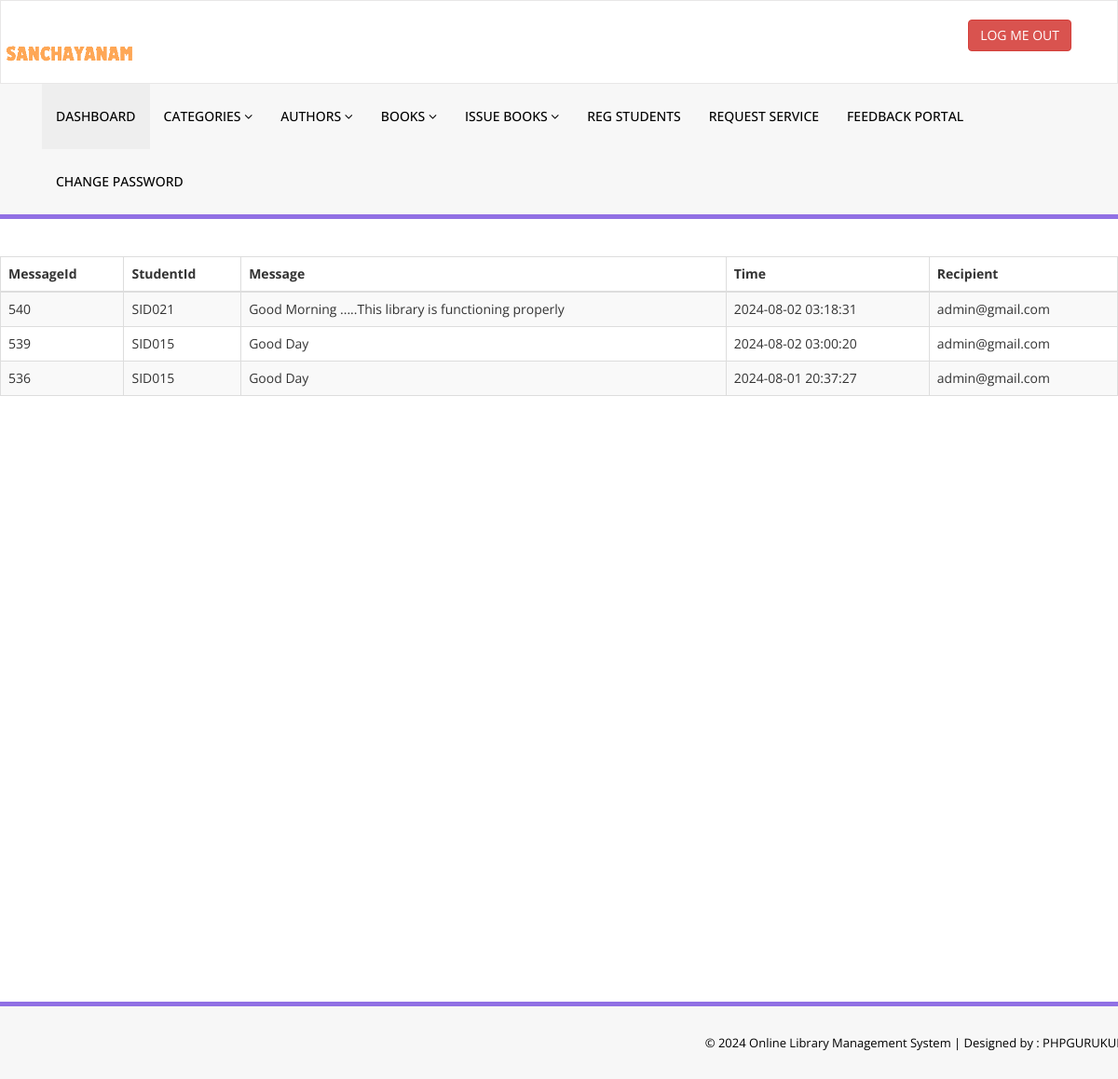
The page /admin/admin_feedback.php on the database its author committed.
### tables this page shows
CREATE TABLE `feedback` (
  `StudentId` varchar(255) DEFAULT NULL,
  `Message` char(255) DEFAULT NULL,
  `Time` datetime DEFAULT NULL,
  `MessageId` int(11) NOT NULL,
  `Recipient` varchar(255) DEFAULT NULL
);

### admin/admin_feedback.php (the view, shortened to what this page needs)
<!DOCTYPE html>
<html xmlns="http://www.w3.org/1999/xhtml">
<head>
    <link href="assets/css/bootstrap.css" rel="stylesheet" />
    <link href="assets/css/font-awesome.css" rel="stylesheet" />
    <link href="assets/js/dataTables/dataTables.bootstrap.css" rel="stylesheet" />
    <link href="assets/css/style.css" rel="stylesheet" />
    <body>
    <?php include('includes/header.php');?>
    <div class="content-wrapper">
    <table class="table table-striped table-bordered table-hover">
    <thead>
        <tr>
            <th>MessageId</th>
            <th>StudentId</th>
            <th>Message</th>
            <th>Time</th>
            <th>Recipient</th>
        </tr>
    </thead>
    <tbody>
        <?php
        $servername = "localhost";
        $username = "root";
        $password = "";
        $dbname = "library";
        $conn = new mysqli($servername, $username, $password, $dbname);
        $query = "SELECT * FROM feedback ORDER BY MessageId DESC";
        $result = mysqli_query($conn, $query);
        while($row = mysqli_fetch_assoc($result)){
            $message_id = $row['MessageId'];
            $student_id = $row['StudentId'];
            $message = $row['Message'];
            $time = $row['Time'];
            $recipient = $row['Recipient'];
        ?>
        <tr>
            <td><?php echo $message_id;?></td>
            <td><?php echo $student_id;?></td>
            <td><?php echo $message;?></td>
            <td><?php echo $time;?></td>
            <td><?php echo $recipient;?></td>
        </tr>
        <?php
        }
        ?>
    </tbody>
</table>
    </div>
    <?php include('includes/footer.php');?>
</body>
</html>

### admin/assets/css/style.css (style rules this page uses)
.content-wrapper { margin-top: 40px; min-height:800px; padding-bottom:90px; }

### rows shown on the page
feedback: MessageId "540", StudentId "SID021", Message "Good Morning .....This library is functioning properly", Time "2024-08-02 03:18:31", Recipient "admin@gmail.com"
feedback: MessageId "539", StudentId "SID015", Message "Good Day", Time "2024-08-02 03:00:20", Recipient "admin@gmail.com"
feedback: MessageId "536", StudentId "SID015", Message "Good Day", Time "2024-08-01 20:37:27", Recipient "admin@gmail.com"
